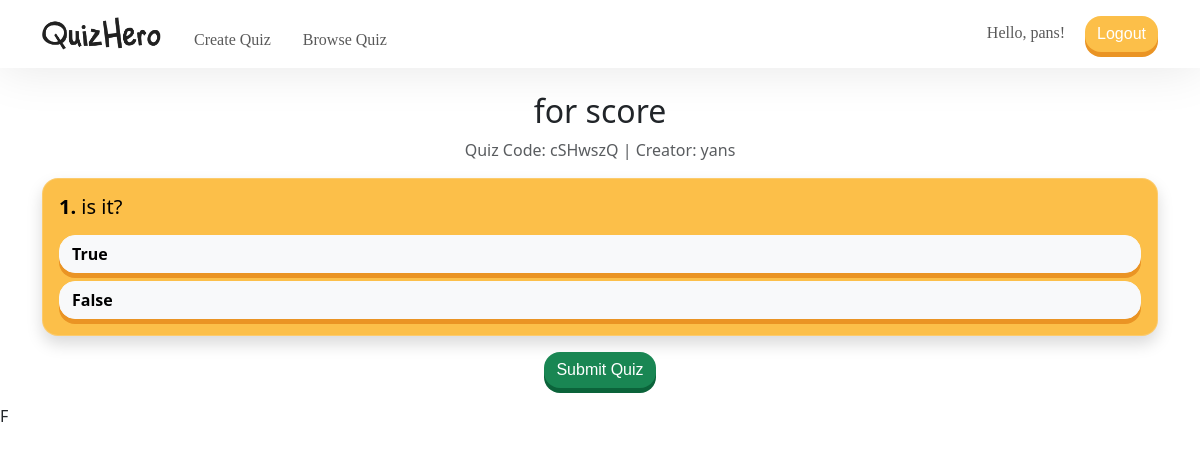
/answerQuiz.php?code_for_quiz=cSHwszQ (signed in), run on the app's committed database.
### tables this page shows
CREATE TABLE `quizlisttable` (
  `code` varchar(7) NOT NULL,
  `title` varchar(255) NOT NULL,
  `thumbnail` varchar(255) NOT NULL,
  `accessibility` varchar(8) NOT NULL,
  `creator` varchar(255) NOT NULL,
  `views` int(11) DEFAULT 0
);

CREATE TABLE `questions` (
  `qid` int(11) NOT NULL,
  `quizcode` varchar(7) NOT NULL,
  `question` text NOT NULL,
  `questiontype` text NOT NULL,
  `answer` text NOT NULL,
  `choiceA` text NOT NULL,
  `choiceB` text NOT NULL,
  `choiceC` text NOT NULL,
  `choiceD` text NOT NULL
);

### answerQuiz.php (the view, shortened to what this page needs)
<?php
include "assets/php/dbh_quiz.inc.php";
require('assets/php/head.inc.php');
include('assets/php/navbar.inc.php');
?>
<!DOCTYPE html>
<html lang="en">
<head>
</head>
<body>
    <?php
    if (isset($_GET['code_for_quiz'])) {
        $quizCode = htmlspecialchars($_GET['code_for_quiz']);
        $fetchSql = "SELECT * FROM quizlisttable WHERE code = ?";
        $fetchStmt = $pdo->prepare($fetchSql);
        $fetchStmt->execute([$quizCode]);
        $quizDetails = $fetchStmt->fetch(PDO::FETCH_ASSOC);
        if ($quizDetails) {
            $fetchSql = "SELECT * FROM `questions` WHERE quizcode = ?";
            $fetchStmt = $pdo->prepare($fetchSql);
            $fetchStmt->execute([$quizCode]);
            $allQuestions = $fetchStmt->fetchAll(PDO::FETCH_ASSOC);
            shuffle($allQuestions);
            echo '<div class="container text-center mt-4">';
            echo '<h2 class="text-dark">' . htmlspecialchars($quizDetails['title']) . '</h2>';
            echo '<p class="text-muted">Quiz Code: ' . htmlspecialchars($quizDetails['code']) . ' | Creator: ' . htmlspecialchars($quizDetails['creator']) . '</p>';
            echo '</div>';
            $questionNumber = 1;
            foreach ($allQuestions as $question) {
                $fontStyle = isset($question['fontstyle']) ? 'font-family: ' . $question['fontstyle'] . ';' : '';
                $fontColor = isset($question['fontcolor']) ? 'color: ' . $question['fontcolor'] . ' !important;' : '';
                $choices = array($question['choiceA'], $question['choiceB'], $question['choiceC'], $question['choiceD']);
                shuffle($choices);
                echo '<div class="container ms-auto me-auto">';
                echo '<div class="rounded p-3 mt-3 shadow shadow-4 border border-light text-light container-fluid" style="--bs-bg-opacity: .2; --bs-border-opacity: .2; --bs-text-opacity: .70; background-color: #FCBF49;">';
                echo '<h5 style="color: black; ' . $fontStyle . '"><strong>' . $questionNumber . '.</strong> ' . $question['question'] . '</h5>';
                if ($question['questiontype'] == "MCQ") {
                    echo '<div style="color: black;">';
                    echo '<button type="button" class="btn btn-light mt-2 text-start font-weight-bold choice-button" onclick="selectChoice(' . $question['qid'] . ', \'A\')" style="width: 100%; box-shadow: 0px 5px 0px 0px rgb(234, 148, 36); border-radius: 16px; ' . $fontColor . '" name="answer[' . $question['qid'] . ']" value="A"><strong>' . $choices[0] . '</strong></button><br>';
                    echo '<button type="button" class="btn btn-light mt-2 text-start font-weight-bold choice-button" onclick="selectChoice(' . $question['qid'] . ', \'B\')" style="width: 100%; box-shadow: 0px 5px 0px 0px rgb(234, 148, 36); border-radius: 16px; ' . $fontColor . '" name="answer[' . $question['qid'] . ']" value="B"><strong>' . $choices[1] . '</strong></button><br>';
                    echo '<button type="button" class="btn btn-light mt-2 text-start font-weight-bold choice-button" onclick="selectChoice(' . $question['qid'] . ', \'C\')" style="width: 100%; box-shadow: 0px 5px 0px 0px rgb(234, 148, 36); border-radius: 16px; ' . $fontColor . '" name="answer[' . $question['qid'] . ']" value="C"><strong>' . $choices[2] . '</strong></button><br>';
                    echo '<button type="button" class="btn btn-light mt-2 text-start font-weight-bold choice-button" onclick="selectChoice(' . $question['qid'] . ', \'D\')" style="width: 100%; box-shadow: 0px 5px 0px 0px rgb(234, 148, 36); border-radius: 16px; ' . $fontColor . '" name="answer[' . $question['qid'] . ']" value="D"><strong>' . $choices[3] . '</strong></button><br>';
                    echo '</div>';
                } elseif ($question['questiontype'] == "TOF") {
                    echo '<div style="color: black;">';
                    echo '<button type="button" class="btn btn-light mt-2 text-start font-weight-bold choice-button" onclick="selectChoice(' . $question['qid'] . ', \'True\')" style="width: 100%; box-shadow: 0px 5px 0px 0px rgb(234, 148, 36); border-radius: 16px; ' . $fontColor . '" name="answer[' . $question['qid'] . ']" value="True"><strong>True</strong></button><br>';
                    echo '<button type="button" class="btn btn-light mt-2 text-start font-weight-bold choice-button" onclick="selectChoice(' . $question['qid'] . ', \'False\')" style="width: 100%; box-shadow: 0px 5px 0px 0px rgb(234, 148, 36); border-radius: 16px; ' . $fontColor . '" name="answer[' . $question['qid'] . ']" value="False"><strong>False</strong></button><br>';
                    echo '</div>';
                }
                echo '</div>';
                echo '</div>';
                $questionNumber++;
            }
        } else {
            echo 'Quiz not found.';
            exit;
        }
    }
    ?>
    <form id="quizForm" action="submit_quiz.php" method="post" onsubmit="return checkUnansweredQuestions();">
        <div class="d-grid gap-2 d-md-flex justify-content-center mt-3">
            <button class="btn btn-success text-light border-dark btn-md btn-submit-quiz" type="button"
                data-toggle="modal" data-target="#modalSubmitQuiz">Submit Quiz</button>
        </div>
    </form>
    F
    <?php require('assets/php/footer.inc.php'); ?>

### assets/css/style.css (style rules this page uses)
.btn-success { background-color: #198653; color: white !important; border: none; box-shadow: 0px 5px 0px 0px rgb(11, 99, 58); border-radius: 16px; transition: box-shadow 0.3s ease; font-family: 'MoonBold', sans-serif; }
.rounded { border-radius: 16px !important; }
.bg-light { background-color: #FFFFFF !important; }
.btn-light { color: #000000 !important; }

### data on the page
quizlisttable: title "for score", code "cSHwszQ", creator "yans"
questions: question "is it?"

### other printed values
$_SESSION['username'] "pans"
